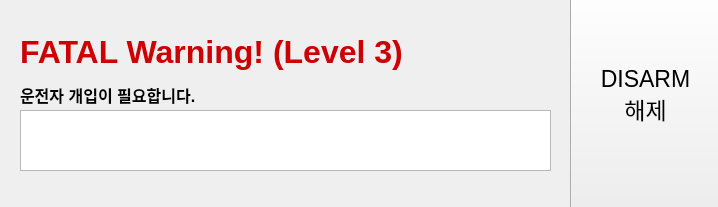
<?xml version="1.0" encoding="UTF-8"?>
<ui version="4.0">
 <class>MainWindow</class>
 <widget class="QMainWindow" name="MainWindow">
  <property name="geometry">
   <rect>
    <x>0</x>
    <y>0</y>
    <width>718</width>
    <height>207</height>
   </rect>
  </property>
  <property name="windowTitle">
   <string>ALERT</string>
  </property>
  <property name="toolButtonStyle">
   <enum>Qt::ToolButtonIconOnly</enum>
  </property>
  <property name="documentMode">
   <bool>false</bool>
  </property>
  <property name="unifiedTitleAndToolBarOnMac">
   <bool>false</bool>
  </property>
  <widget class="QWidget" name="centralwidget">
   <widget class="QLabel" name="label">
    <property name="geometry">
     <rect>
      <x>491</x>
      <y>20</y>
      <width>20</width>
      <height>61</height>
     </rect>
    </property>
    <property name="font">
     <font>
      <pointsize>17</pointsize>
     </font>
    </property>
    <property name="text">
     <string>&lt;html&gt;&lt;head/&gt;&lt;body&gt;&lt;p&gt;&lt;br/&gt;&lt;/p&gt;&lt;/body&gt;&lt;/html&gt;</string>
    </property>
   </widget>
   <widget class="QPushButton" name="pushButton">
    <property name="geometry">
     <rect>
      <x>570</x>
      <y>-20</y>
      <width>151</width>
      <height>231</height>
     </rect>
    </property>
    <property name="font">
     <font>
      <pointsize>17</pointsize>
     </font>
    </property>
    <property name="autoFillBackground">
     <bool>false</bool>
    </property>
    <property name="styleSheet">
     <string notr="true"/>
    </property>
    <property name="text">
     <string>DISARM
해제</string>
    </property>
    <property name="autoRepeat">
     <bool>true</bool>
    </property>
   </widget>
   <widget class="QListWidget" name="listWidget">
    <property name="geometry">
     <rect>
      <x>20</x>
      <y>110</y>
      <width>531</width>
      <height>61</height>
     </rect>
    </property>
   </widget>
   <widget class="QLabel" name="label_2">
    <property name="geometry">
     <rect>
      <x>20</x>
      <y>30</y>
      <width>421</width>
      <height>81</height>
     </rect>
    </property>
    <property name="font">
     <font>
      <pointsize>17</pointsize>
     </font>
    </property>
    <property name="text">
     <string>&lt;html&gt;&lt;head/&gt;&lt;body&gt;&lt;p&gt;&lt;span style=&quot; font-size:24pt; font-weight:600; color:#cc0000;&quot;&gt;FATAL Warning! (Level 3)&lt;/span&gt;&lt;/p&gt;&lt;p&gt;&lt;span style=&quot; font-size:12pt; font-weight:600;&quot;&gt;운전자 개입이 필요합니다.&lt;/span&gt;&lt;/p&gt;&lt;/body&gt;&lt;/html&gt;</string>
    </property>
   </widget>
  </widget>
 </widget>
 <resources/>
 <connections/>
</ui>
